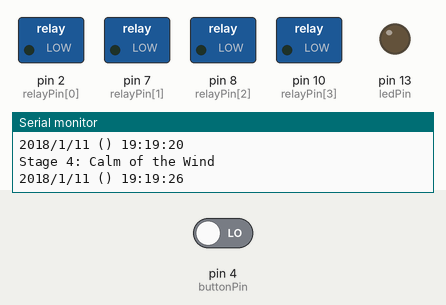
Simulated run of this sketch. Board: Arduino Leonardo, built with avr-gcc and run on an emulated ATmega32U4. Parts: switched loads named in the sketch (green lamp = pin HIGH), output pins drawn as LEDs (lit = HIGH), the last lines printed to the serial monitor. Inputs (shaded band) come from the test bench; at power-on: pin 4 (buttonPin) LOW. EEPROM starts erased.

Above: at 12.4 s.
12.5 s: pin 4 (buttonPin) driven HIGH
At 20.9 s:
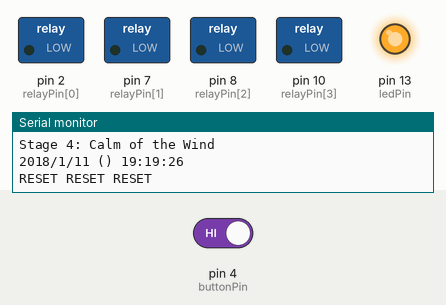
At 39.8 s:
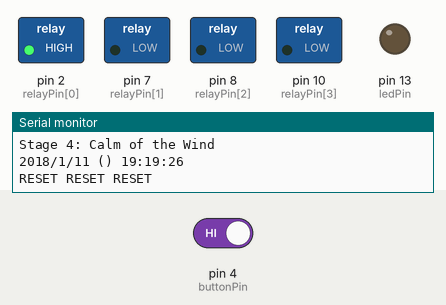
Timing chart, 0 to 42.9 s (numbered marks = the images above; inputs shaded):
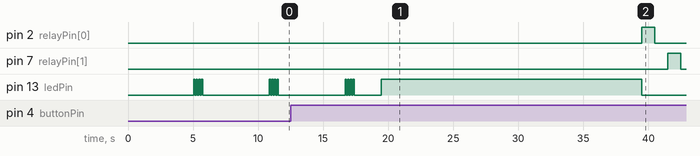

The sketch:

H_CodeMain.ino
```cpp
#include <SD.h>
#include "RTClib.h"
#include <Wire.h>
#include <Adafruit_Sensor.h>
#include <Adafruit_BME280.h>
#include <TimeLib.h>
#include <EEPROM.h>


//Code Author: Harry Singh, University of Alberta 2018


//#define BME_SCK 13
//#define BME_MISO 12
//#define BME_MOSI 11
//#define BME_CS 10

#define SEALEVELPRESSURE_HPA (1013.25)

//Adafruit_BME280 bme(BME_CS, BME_MOSI, BME_MISO, BME_SCK); // software SPI
//Adafruit_BME280 bme;

RTC_PCF8523 rtc;

const int ledPin=13; //REMOVE FOR MAIN FLIGHT
const int buttonPin = 4; //RESET BUTTON

int buttonState = 0;
int stage = 0;
int timeInMin=0;


//CHANGE THIS BROOOOOO

int flightSched[5] = {5,15,60,100,10000};//{45, 200 , 555, 675, 10000}; // 45 150 360 (valve 1+2 open) 120 (valve 1+3 open)

// First number: Time on ground
// Second: Time Ascending
// Third: Valve 1+2 open
// Fourth: Valve 1+3 open
// Fifth: Leave it alone


String stageNames[5]={"On the ground, captain", "Beam Me Up, Scotty", "She's giving all she got", "Let's replace the thrusters", "Calm of the Wind"};

byte relayPin[4] = {2,7,8,10};

 //D2 -> RELAY1 [Valve1]
 //D7 -> RELAY2 [Valve2]
 //D8 -> RELAY3 [Valve3]
 //D10 -> RELAY4 [NoValve]

//ADD SD CARD STUFF HERE

void setup() {
  // put your setup code here, to run once:
  while (!Serial) {
    delay(1);  // for Leonardo/Micro/Zero
  }
  Serial.begin(57600);
  if (! rtc.begin()) {
    Serial.println("Couldn't find RTC");
    while (1);
  }

//  if (! rtc.initialized()) {
//    Serial.println("RTC is NOT running!");
//    rtc.adjust(DateTime(2018, 1, 1, 0, 0, 0));
//  }

  //Initialize Button/LED
  pinMode(buttonPin, INPUT);
  pinMode(ledPin, OUTPUT); //REMOVE BEFORE ACTUAL FLIGHT

  for(int i = 0; i < 4; i++)  pinMode(relayPin[i],OUTPUT);

//  bool status;
//  status = bme.begin();
//    if (!status) {
//        Serial.println("Could not find a valid BME280 sensor, check wiring!");
//
//    }

  loadCurrentTime();
}

void loop() {
  // put your main code here, to run repeatedly:
  buttonState = digitalRead(buttonPin);
//  Serial.println(buttonState);
  if (buttonState == HIGH) {
    // ADD THREE VALVE CLICK TEST
    Serial.println("RESET RESET RESET");
    delay(2000);
    for(int i=0;i<4;i++) digitalWrite(relayPin[i],LOW);
    digitalWrite(ledPin, HIGH);
    delay(20000);
    digitalWrite(ledPin, LOW);
//    for(int j=0;j<20;j++){
//      digitalWrite(ledPin, HIGH);
//      delay(100);
//
//      digitalWrite(ledPin, LOW);
//      delay(100);
//     }
    for(int i = 0; i < 4; i++)  {
     digitalWrite(relayPin[i],HIGH);
     delay(1000);
     digitalWrite(relayPin[i],LOW);
     delay(1000);
   }

    //reset RTC
    //rtc.adjust(DateTime(2018, 1, 1, 0, 0, 0));
    setTime(0, 0, 0, 1, 1, 2018);
  }

  //DateTime now = rtc.now();

  timeInMin = hour()*60 + minute();

  for(int i=0;i<(sizeof(flightSched)/sizeof(int));i++)
  {
    if (timeInMin < flightSched[i])
    {
      stage = i;
      break;
    }
  }


  switch (stage) {
    case 0:
    case 1:
      for(int i=0;i<4;i++) digitalWrite(relayPin[i],LOW);
      break;
    case 2:
      digitalWrite(relayPin[0],HIGH);
      digitalWrite(relayPin[1],HIGH);
      digitalWrite(relayPin[2],LOW);
      digitalWrite(relayPin[3],LOW);
      break;
    case 3:
      digitalWrite(relayPin[0],HIGH);
      digitalWrite(relayPin[1],LOW);
      digitalWrite(relayPin[2],HIGH);
      digitalWrite(relayPin[3],LOW);
      break;
    case 4:
      for(int i=0;i<4;i++) digitalWrite(relayPin[i],LOW);
      break;
  }


//PRINTING JARGON -> USELESS STUFF

  Serial.print("Stage ");
  Serial.print(stage);
  Serial.print(": ");
  Serial.print(stageNames[stage]);
  Serial.println();
  Serial.print(year(), DEC);
  Serial.print('/');
  Serial.print(month(), DEC);
  Serial.print('/');
  Serial.print(day(), DEC);
  Serial.print(" (");

  Serial.print(") ");
  Serial.print(hour(), DEC);
  Serial.print(':');
  Serial.print(minute(), DEC);
  Serial.print(':');
  Serial.print(second(), DEC);
  Serial.println();
//  printValues();
  delay(5000);
  saveCurrentTime();

//REMOVE LED CODE BEFORE LAUNCH
 for(int j=0;j<stage;j++){
  digitalWrite(ledPin, HIGH);
  delay(100);

  digitalWrite(ledPin, LOW);
  delay(100);
 }
}

//void printValues() {
//    Serial.print("Temperature = ");
//    Serial.print(bme.readTemperature());
//    Serial.println(" *C");
//
//    Serial.print("Pressure = ");
//
//    Serial.print(bme.readPressure() / 100.0F);
//    Serial.println(" hPa");
//
//    Serial.print("Approx. Altitude = ");
//    Serial.print(bme.readAltitude(SEALEVELPRESSURE_HPA));
//    Serial.println(" m");
//
//    Serial.print("Humidity = ");
//    Serial.print(bme.readHumidity());
//    Serial.println(" %");
//
//    Serial.println();
//}

void saveCurrentTime() {
  EEPROM_writeInt(9, hour()); //Writes the hour in the position 9 of the EEPROM
  EEPROM_writeInt(11, minute()); //Writes the minutes in the position 11 of the EEPROM
  EEPROM_writeInt(13, second()); //Writes the seconds in the position 13 of the EEPROM
}

void EEPROM_writeInt(int ee, int value)
{
    byte* p = (byte*)(void*)&value;
    for (int i = 0; i < sizeof(value); i++)
        EEPROM.write(ee++, *p++);
}

void loadCurrentTime() {
    setTime(EEPROM_readInt(9,2),EEPROM_readInt(11,2),EEPROM_readInt(13,2),1,1,2018);
}

int EEPROM_readInt(int ee, int size)
{
    int value = 0.0;
    byte* p = (byte*)(void*)&value;
    for (int i = 0; i < size; i++)
        *p++ = EEPROM.read(ee++);
    return value;
}
```

Measured:
- after the input at 12.5 s, pin 2 (relayPin[0]): LOW → HIGH after 27.0 s, → LOW 1.0 s later; pin 7 (relayPin[1]): LOW → HIGH after 29.0 s, → LOW 1.0 s later
